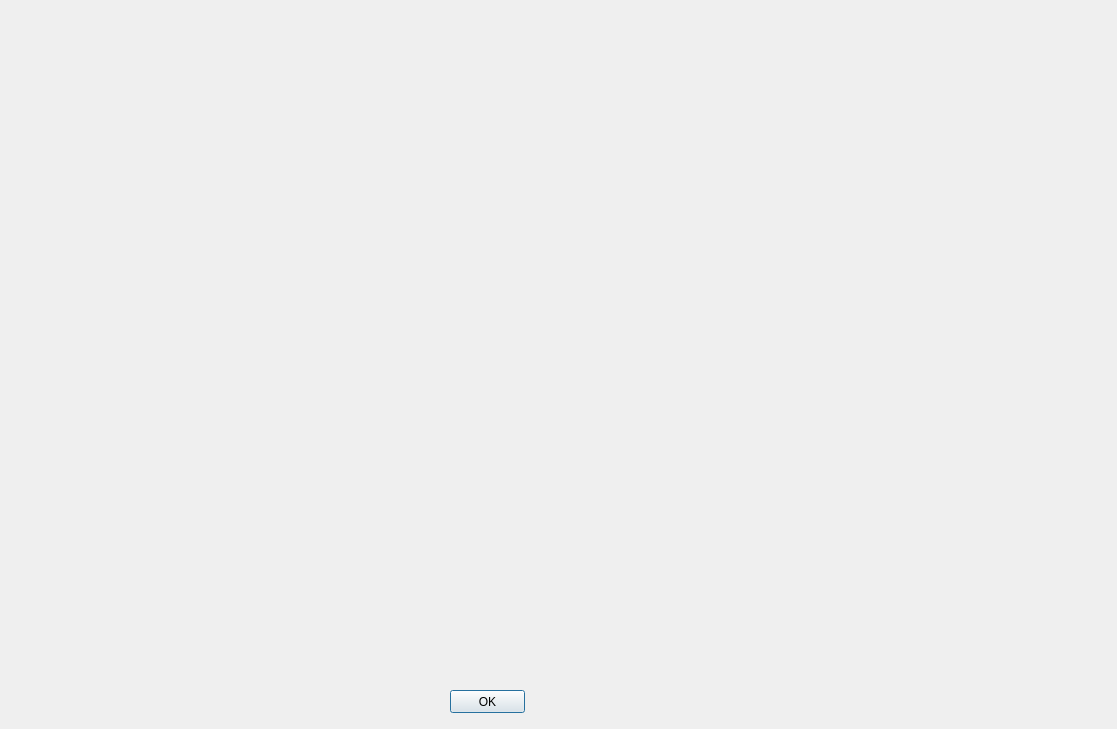
<?xml version="1.0" encoding="UTF-8"?>
<ui version="4.0">
 <class>Dialog</class>
 <widget class="QDialog" name="Dialog">
  <property name="geometry">
   <rect>
    <x>0</x>
    <y>0</y>
    <width>1117</width>
    <height>729</height>
   </rect>
  </property>
  <property name="windowTitle">
   <string>Dialog</string>
  </property>
  <widget class="QWidget" name="widget" native="true">
   <property name="geometry">
    <rect>
     <x>-1</x>
     <y>-1</y>
     <width>1111</width>
     <height>671</height>
    </rect>
   </property>
  </widget>
  <widget class="QPushButton" name="pushButton">
   <property name="geometry">
    <rect>
     <x>450</x>
     <y>690</y>
     <width>75</width>
     <height>23</height>
    </rect>
   </property>
   <property name="text">
    <string>OK</string>
   </property>
  </widget>
 </widget>
 <resources/>
 <connections/>
</ui>
